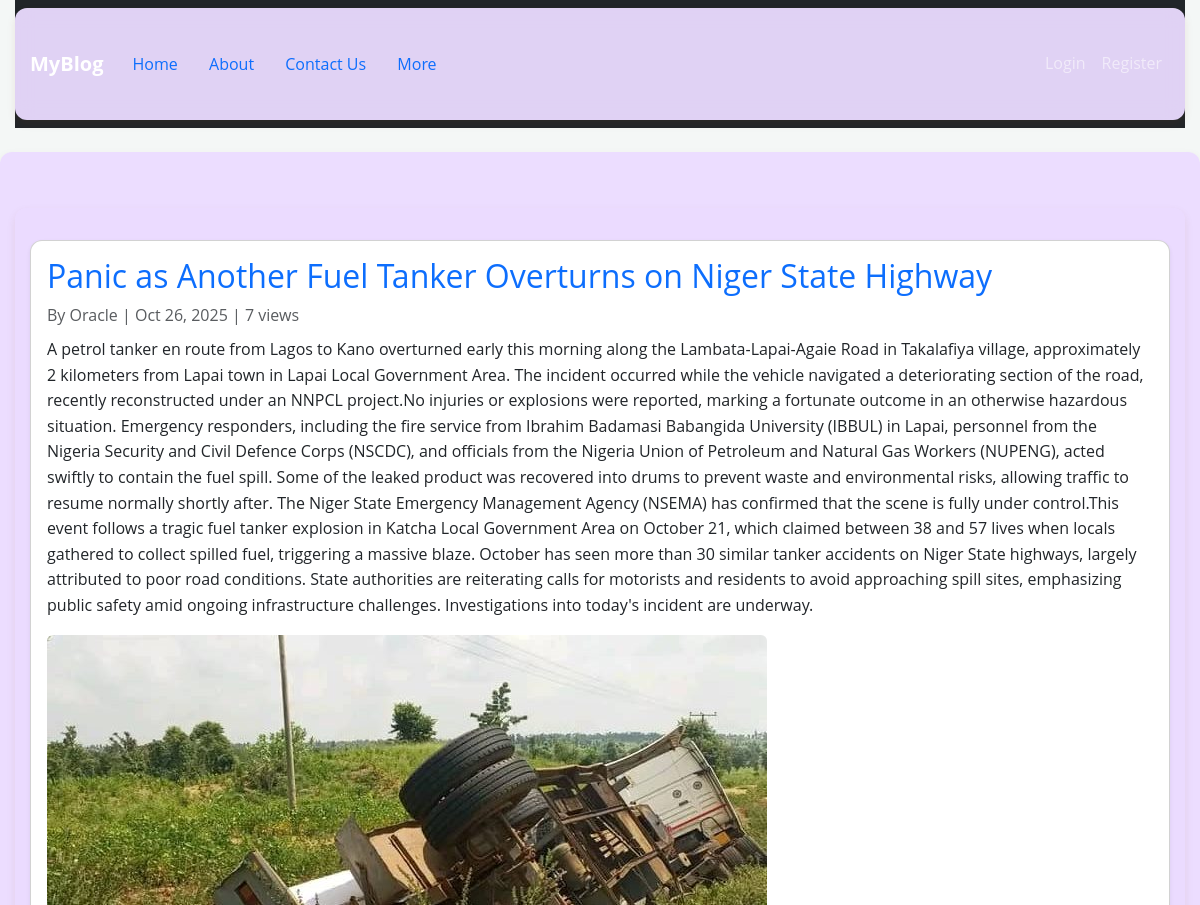
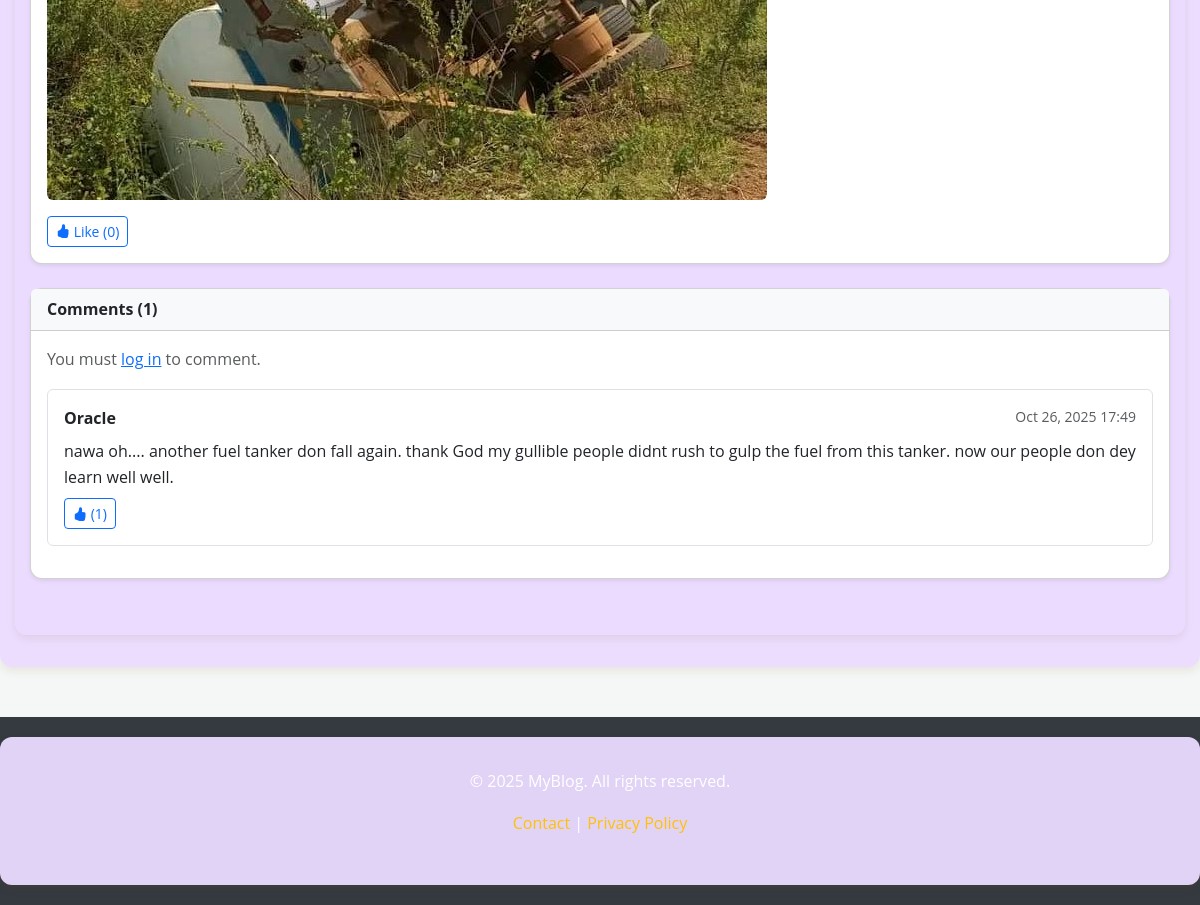
/blog/post/panic-as-another-fuel-tanker-overturns-on-niger-state-highway, run on the app's committed database (2 pictures, top to bottom).
### app/models.py (models this page shows, shortened)
class Post(db.Model):
    id = db.Column(db.Integer, primary_key=True)
    title = db.Column(db.String(200), nullable=False)
    slug = db.Column(db.String(255), unique=True, nullable=False, index=True)
    content = db.Column(db.Text, nullable=False)
    status = db.Column(db.String(20), default="draft")
    views = db.Column(db.Integer, default=0)
    likes = db.Column(db.Integer, default=0)
    media_filename = db.Column(db.String(200), nullable=True)
    created_at = db.Column(db.DateTime, default=func.now)
    updated_at = db.Column(db.DateTime, default=datetime.utcnow, onupdate=datetime.utcnow)
    category_id = db.Column(db.Integer, db.ForeignKey("category.id"), nullable=True)
    user_id = db.Column(db.Integer, db.ForeignKey("user.id"), nullable=False)
    user = db.relationship("User", back_populates="posts")
    category = db.relationship("Category", back_populates="posts")
    comments = db.relationship("Comment", back_populates="post", lazy=True, cascade="all, delete-orphan")
    likes_rel = db.relationship("PostLike", backref="post", cascade="all, delete-orphan")

class User(db.Model, UserMixin):
    id = db.Column(db.Integer, primary_key=True)
    username = db.Column(db.String(150), unique=True, nullable=False)
    email = db.Column(db.String(150), unique=True, nullable=False)
    password_hash = db.Column(db.String(200), nullable=False)
    is_admin = db.Column(db.Boolean, default=False)
    created_at = db.Column(db.DateTime, default=datetime.utcnow)
    posts = db.relationship("Post", back_populates="user", lazy=True)
    comments = db.relationship("Comment", back_populates="user", lazy=True)
    replies = db.relationship("Reply", back_populates="user", lazy=True)

class Comment(db.Model):
    id = db.Column(db.Integer, primary_key=True)
    content = db.Column(db.Text, nullable=False)
    created_at = db.Column(db.DateTime, default=datetime.utcnow)
    likes = db.Column(db.Integer, default=0)
    user_id = db.Column(db.Integer, db.ForeignKey("user.id"), nullable=False)
    post_id = db.Column(db.Integer, db.ForeignKey("post.id"), nullable=False)
    user = db.relationship("User", back_populates="comments", lazy=True)
    post = db.relationship("Post", back_populates="comments", lazy=True)
    replies = db.relationship("Reply", back_populates="comment", lazy=True, cascade="all, delete-orphan")
    likes_rel = db.relationship("CommentLike", backref="comment", cascade="all, delete-orphan")

### app/blog/routes.py (the view, shortened to what this page needs)
@blog_bp.route("/post/<slug>", methods=["GET", "POST"])
def view_post(slug):
    post = Post.query.filter_by(slug=slug).first_or_404()
    post.views = (post.views or 0) + 1
    db.session.commit()
    comments = Comment.query.filter_by(post_id=post.id).order_by(Comment.created_at.desc()).all()
    return render_template("blog/new_post.html", post=post, comments=comments)

### app/templates/blog/new_post.html (shortened to what this page needs)
{% extends "base.html" %}
{% block content %}
<div class="container mt-4">
  <div class="card mb-4 shadow-sm">
    <div class="card-body">
      <h2 class="card-title text-primary">{{ post.title }}</h2>
      <p class="text-muted mb-2">By {{ post.user.username }} | {{ post.created_at.strftime("%b %d, %Y") }} | {{ post.views or 0 }} views</p>
      <p class="card-text">{{ post.content | safe }}</p>
      {% if post.media_filename %}
      <div class="my-3">
        <img src="{{ url_for('static', filename='uploads/media/' + post.media_filename) }}" class="img-fluid rounded">
      </div>
      {% endif %}
      <form action="{{ url_for('blog.like_post', post_id=post.id) }}" method="POST" class="d-inline">
        <button type="submit" class="btn btn-outline-primary btn-sm">
          <i class="bi bi-hand-thumbs-up-fill"></i> Like ({{ post.likes or 0 }})
        </button>
      </form>
    </div>
  </div>
  <div class="card shadow-sm mb-4">
    <div class="card-header bg-light">
      <strong>Comments ({{ post.comments|length }})</strong>
    </div>
    <div class="card-body">
      {% if current_user.is_authenticated %}
      <form action="{{ url_for('blog.view_post', slug=post.slug) }}" method="POST" class="mb-4">
        <div class="mb-3">
          <textarea name="content" class="form-control" rows="3" placeholder="Add a comment..." required></textarea>
        </div>
        <button type="submit" class="btn btn-primary btn-sm">Post Comment</button>
      </form>
      {% else %}
      <p class="text-muted">You must <a href="{{ url_for('auth.login') }}">log in</a> to comment.</p>
      {% endif %}
      {% for comment in comments %}
      <div class="border rounded p-3 mb-3">
        <div class="d-flex justify-content-between">
          <strong>{{ comment.user.username }}</strong>
          <small class="text-muted">{{ comment.created_at.strftime("%b %d, %Y %H:%M") }}</small>
        </div>
        <p class="mt-2 mb-1">{{ comment.content }}</p>
        <div class="d-flex align-items-center mt-2">
          <form action="{{ url_for('blog.like_comment', comment_id=comment.id) }}" method="POST" class="me-2">
            <button type="submit" class="btn btn-sm btn-outline-primary">
              <i class="bi bi-hand-thumbs-up-fill text-primary"></i> ({{ comment.likes or 0 }})
            </button>
          </form>
        </div>
      </div>
      {% else %}
      <p class="text-muted">No comments yet. Be the first to comment!</p>
      {% endfor %}
    </div>
  </div>
</div>
<link rel="stylesheet" href="https://cdn.jsdelivr.net/npm/bootstrap-icons@1.10.5/font/bootstrap-icons.css">
{% endblock %}

### app/static/style.css (style rules this page uses)
body { background: linear-gradient(180deg,#f3f5f7, #fff); color: #002B56; font-family: poppins, sans-serif, system-ui, -apple-system, BlinkMacSystemFont, 'Segoe UI', Roboto, Oxygen, Ubuntu, Cantarell, 'Open Sans', 'Helvetica Neue', sans-serif; }
.card { border-radius:8px; box-shadow: 0 6px 18px rgba(25,25,25,0.06); }
:root { --primary-brown-red: #8B4513; --secondary-sienna: #A0522D; --light-cream: #FFF8DC; --deep-charcoal: #2C1810; --gold-accent: #DAA520; --shadow-subtle: 0 4px 8px rgba(139, 69, 19, 0.1); }
body { background: linear-gradient(135deg, var(--primary-brown-red) 0%, var(--secondary-sienna) 50%, var(--light-cream) 100%); background-attachment: fixed; color: var(--deep-charcoal); font-family: 'Open Sans', sans-serif; line-height: 1.6; min-height: 100vh; }
.container { background: rgba(235, 220, 255, 0.95); border-radius: 12px; box-shadow: var(--shadow-subtle); margin-top: 20px; margin-bottom: 20px; padding: 2rem; backdrop-filter: blur(10px); }
body { background: #f4f7f6; color: #333; }
.card { border-radius: 12px; transition: transform 0.2s ease-in-out; }
.dashboard-bg,.container, .login, .register, .base { max-width: 100%; margin: 0 auto; padding-left: 15px; padding-right: 15px; }
@media (min-width: 0px) { .dashboard-bg,.container, .login, .register, .base { max-width: 540px; } }
@media (min-width: 576px) { .dashboard-bg,.container, .login, .register, .baser { max-width: 720px; } }
@media (min-width: 768px) { .dashboard-bg,.container, .login, .register, .base { max-width: 960px; } }
@media (min-width: 992px) { .dashboard-bg,.container, .login, .register, .base { max-width: 1140px; } }
@media (min-width: 1200px) { .dashboard-bg,.container, .login, .register, .base { max-width: 1320px; } }

### data on the page
Post: title "Panic as Another Fuel Tanker Overturns on Niger State Highway", created_at "Oct 26, 2025", views "7", content "A petrol tanker en route from Lagos to Kano overturned early this morning along the Lambata-Lapai-Agaie Road in Takalafiya village, approximately 2 kilometers from Lapai town in Lapai Local Government Area. The incident occurred while the vehicle navigated a deteriorating section of the road, recently reconstructed under an NNPCL project.No injuries or explosions were reported, marking a fortunate outcome in an otherwise hazardous situation. Emergency responders, including the fire service from Ibrahim Badamasi Babangida University (IBBUL) in Lapai, personnel from the Nigeria Security and Civil Defence Corps (NSCDC), and officials from the Nigeria Union of Petroleum and Natural Gas Workers…", media_filename (picture), likes "0"
User: user.username "Oracle"
Comment: user.username "Oracle", created_at "Oct 26, 2025 17:49", content "nawa oh.... another fuel tanker don fall again. thank God my gullible people didnt rush to gulp the fuel from this tanker. now our people don dey learn well well.", likes "1"

### other printed values
{{ post.comments|length }} "1"
{{ current_year or 2025 }} "2025"
